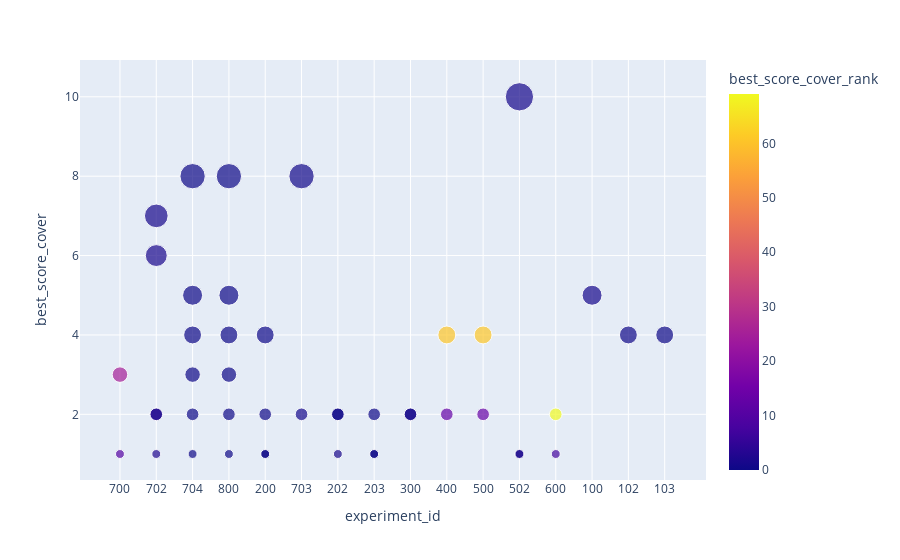

The cell this chart's notebook holds for it:
### Code cell
fig = px.scatter(df[df['best_score_cover'] <= 10], x="experiment_id", y="best_score_cover", color='best_score_cover_rank',
                 size='best_score_cover')
fig.show()

### Figure 1 — Plotly figure (JSON) as saved in the notebook; plotly's stock layout.template omitted (floating-point values rounded to 4 significant figures)
{"data": [{"hovertemplate": "experiment_id=%{x}<br>best_score_cover=%{marker.size}<br>best_score_cover_rank=%{marker.color}<extra></extra>", "legendgroup": "", "marker": {"color": [24.91, 1.27, 0.008706, 0.008706, 0.007543, 0.007543, 0.1785, 1.184, 0.6862, 0.008419, 0.008419, 0.05123, 0.2839, 0.000544, 0.1234, 1.382, 0.004314, 0.9997, 60.46, 60.62, 1.577, 69.05, 2.384, 0.01626, 0.01626, 1.141, 0.2388, 0.06772, 1.75, 2.324, 0.8109, 0.01083, 0.01083, 0.1014, 0.3069, 0.001104, 0.9997, 12.77, 13.19, 0.9774, 7.191, 9.962, 1.549, 0.006532, 0.006532], "coloraxis": "coloraxis", "size": [3, 7, 8, 8, 5, 5, 4, 2, 8, 2, 2, 1, 2, 2, 1, 1, 1, 2, 4, 4, 1, 2, 2, 3, 3, 5, 4, 4, 1, 1, 2, 1, 1, 2, 2, 1, 2, 2, 2, 10, 1, 1, 6, 4, 4], "sizemode": "area", "sizeref": 0.025, "symbol": "circle"}, "mode": "markers", "name": "", "orientation": "v", "showlegend": false, "type": "scatter", "x": ["700", "702", "704", "800", "704", "800", "200", "702", "703", "704", "800", "200", "202", "203", "200", "202", "203", "300", "400", "500", "502", "600", "702", "704", "800", "100", "102", "103", "502", "702", "703", "704", "800", "200", "202", "203", "300", "400", "500", "502", "600", "700", "702", "704", "800"], "xaxis": "x", "y": [3, 7, 8, 8, 5, 5, 4, 2, 8, 2, 2, 1, 2, 2, 1, 1, 1, 2, 4, 4, 1, 2, 2, 3, 3, 5, 4, 4, 1, 1, 2, 1, 1, 2, 2, 1, 2, 2, 2, 10, 1, 1, 6, 4, 4], "yaxis": "y"}], "layout": {"autosize": true, "coloraxis": {"colorbar": {"title": {"text": "best_score_cover_rank"}}, "colorscale": [[0, "#0d0887"], [0.1111, "#46039f"], [0.2222, "#7201a8"], [0.3333, "#9c179e"], [0.4444, "#bd3786"], [0.5556, "#d8576b"], [0.6667, "#ed7953"], [0.7778, "#fb9f3a"], [0.8889, "#fdca26"], [1, "#f0f921"]]}, "legend": {"itemsizing": "constant", "tracegroupgap": 0}, "margin": {"t": 60}, "xaxis": {"anchor": "y", "autorange": true, "domain": [0, 1], "range": [-0.9538, 15.97], "title": {"text": "experiment_id"}, "type": "category"}, "yaxis": {"anchor": "x", "autorange": true, "domain": [0, 1], "range": [0.1873, 11.36], "title": {"text": "best_score_cover"}, "type": "linear"}}}
